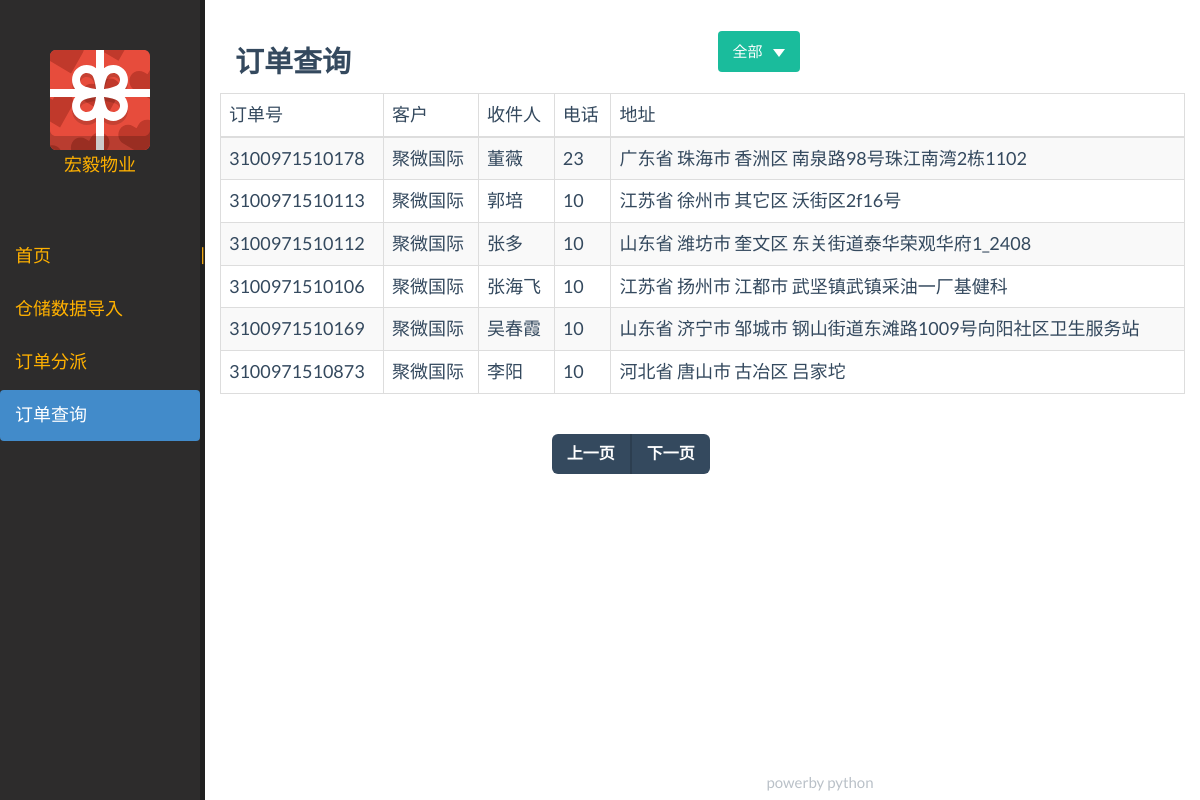
Page /order_post_by_condition/1 on the earlier database version.
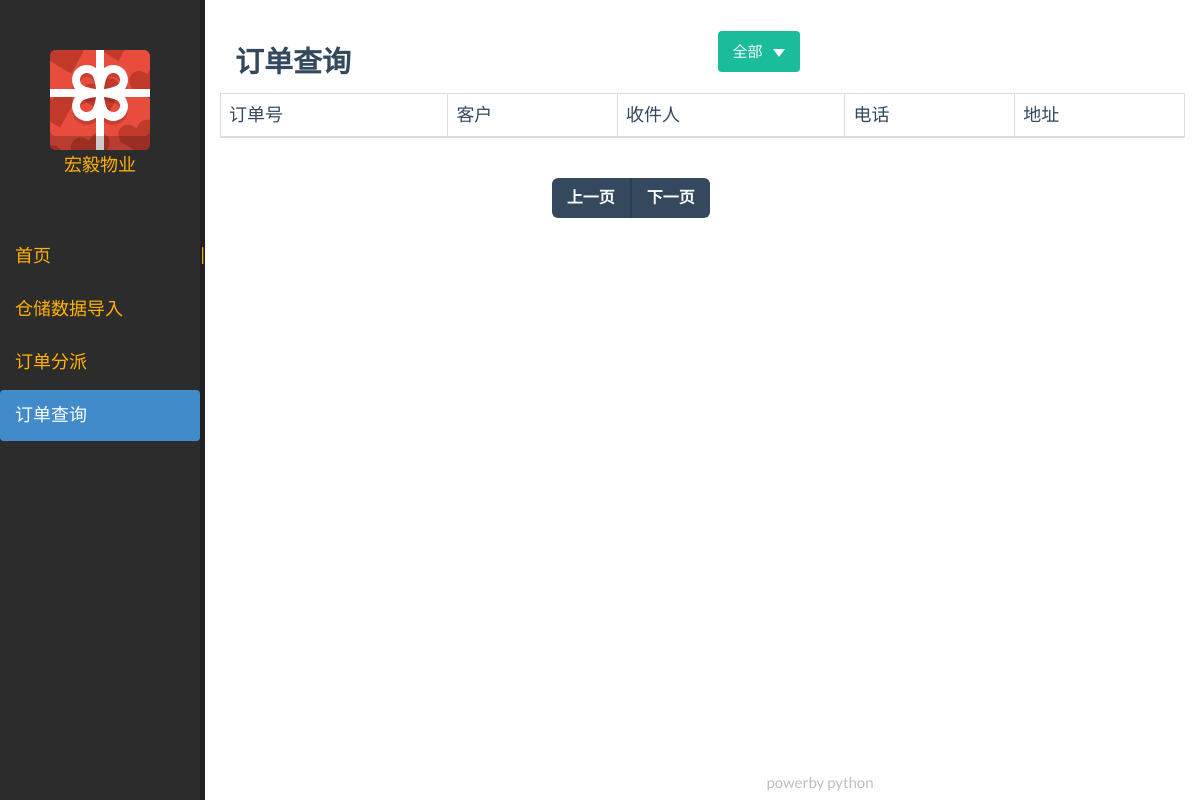
Same page on the later database version.
### apps/data/transgodatabase.py (models this page shows, shortened)
class Order(Base):
    __tablename__ = "order"
    ID = Column(String(20), primary_key=True)
    clienter = Column(String(20), nullable=False)
    tick = Column(String(20))
    user = Column(String(6))
    addr = Column(String(128), nullable=False)
    tel = Column(String(11))
    count = Column(Integer)
    express = Column(String(10))
    time = Column(DateTime,
                  default=datetime.now)
    descript = Column(String(256))
    print_status = Column(String(5))
    cancel_status = Column(Boolean)
    status = Column(String(10), nullable=False, default="Import")
    courise = Column(Integer, ForeignKey("courise.courise_id"))

### apps/main/views.py (the view)
@main_app.route("/order_post_by_condition/<int:cond_type>", methods=["GET"])
def order_query_by_condition(cond_type=0):
    session = make_session()
    orders = session.query(Order)
    session = make_session()
    if cond_type == 0:
        orders = session.query(Order)\
                        .filter(Order.status == "Import")\
                        .filter(Order.courise == None)\
                        .order_by(Order.time)\
                        .limit(PAGE_COUNT)
    elif cond_type == 2:
        orders = session.query(Order)\
                        .filter(Order.status == "Finish")\
                        .order_by(Order.time)\
                        .limit(PAGE_COUNT)
    else:
        orders = session.query(Order)\
                        .filter(Order.status != "Finish")\
                        .filter(Order.courise != None)\
                        .order_by(Order.time)\
                        .limit(PAGE_COUNT)
    page_num = 2
    return render_template("order_post_frame.html",
                           orders=orders,
                           num=page_num)

### apps/data/transgodatabase.py (called while the page is built)
def make_session():
    Session = sessionmaker(bind=engine)
    session = Session()
    return session

### templates/order_post_frame.html (shortened to what this page needs)
{% extends "main_frame.html" %}
{% block main_content %}
{% include "order_post.html" %}
{% endblock %}

### templates/main_frame.html (shortened to what this page needs)
<!DOCTYPE html>
<html>
    <head>
         {% include "head.html" %}
    </head>
    <body>
        {% include "left.html" %}
        <div class="warp-content">
            {% block main_content %}{% endblock %}
            {% block footer %}
            {% include "foot.html" %}
            {% endblock %}
        </div>
    </body>
</html>

### templates/head.html (shortened to what this page needs)
<link rel="stylesheet" href="/static/css/vendor/bootstrap/css/bootstrap.min.css">
<link rel="stylesheet" href="/static/css/flat-ui.min.css">
<link rel="stylesheet" href="/static/css/font-awesome.min.css">
<link rel="stylesheet" href="/static/css/trango.css"">

### templates/left.html (shortened to what this page needs)
<div class="left">
    <div class="logo">
        <img src="/static/img/icons/svg/gift-box.svg" alt="Gift-Box" data-pin-nopin="true">
        <div>宏毅物业</div>
    </div>
    <div class="nav">
        <ul class="nav nav-pills nav-stacked">
            <li id="main"><a href="/main">首页</a></li>
            <li id="import"><a href="/import_xls">仓储数据导入</a></li>
            <li id="order-query"><a href="/order_query">订单分派</a></li>
            <li id="order-post"><a href="/order_post"">订单查询</a></li>
        </ul>
    </div>
</div>
<div class="controller">
    |
</div>

### templates/order_post.html (shortened to what this page needs)
{% extends "main_content.html" %}
{% block main_content %}
<br/>
<div>
    <div class="col-md-6"><h4>订单查询</h4></div>
<div class="col-md-6 btn-group">
    <button class="btn btn-primary dropdown-toggle" data-toggle="dropdown"
            aria-haspopup="true" aria-expanded="false">
        全部
        <span class="caret">
        </span>
    </button>
</div>
<div>
<table class="table table-striped table-bordered table-hover">
    <thead>
        <tr>
            <td>订单号</td>
            <td>客户</td>
            <td>收件人</td>
            <td>电话</td>
            <td>地址</td>
        </tr>
    </thead>
    <tbody>
        {% for order in orders %}
        <tr>
            <td>{{order.ID}}</td>
            <td>{{order.clienter}}</td>
            <td>{{order.user}}</td>
            <td>{{order.tel}}</td>
            <td>{{order.addr}}</td>
        </tr>
        {% endfor %}
    </tbody>
</table>
<div class="row">
    <div class="col-md-6 col-md-offset-4">
        <nav>
            <ul class="pager">
                <li class="previous"><a href="/order_post_page/{{num - 1}}"><span aria-hidden="true">上一页</span></a></li>
                <li class="next"><a href="/order_post_page/{{num}}"><span aria-hidden="true">下一页</span></a></li>
            </ul>
        </nav>
    </div>
</div>
{% endblock %}

### templates/main_content.html (shortened to what this page needs)
<div class="container" style="width:100%">
    {% block main_content %}{% endblock %}
</div>

### templates/foot.html
<footer>
    <div class="foot">
        {% block foot %}
        powerby python
        {% endblock %}
    </div>
</footer>

### static/css/trango.css (style rules this page uses)
a { color: #ffb100; }
.left { background-color: #2d2c2c; color: #ffb100; float: left; width: 200px; height: 100%; position: fixed; //margin-right: 300px; }
.controller { background-color: #202020; color: #ffb111; float: left; width: 5px; height: 100%; position: fixed; margin-left: 200px; padding-top: 20%; overflow: hide; }
.warp-content { margin-left: 205px; margin-bottom: 30px; overflow: auto; }
.foot { //background-color: #ffffff; //margin-top: -1em; position: fixed; width: 100%; bottom: 0px; height: 30px; text-align: center; //border-top-color: #000066; //border-top-width: 1px; //border-top-style: solid; }
.logo { margin-top: 50px; margin-bottom: 50px; //margin-left: 50px; text-align: center; }

Differences in the rows shown:
no longer on this page (row edited): Order: ID "3100971510178", clienter "聚微国际", user "董薇", tel "23", addr "广东省 珠海市 香洲区 南泉路98号珠江南湾2栋1102"
no longer on this page (row edited): Order: ID "3100971510113", clienter "聚微国际", user "郭培", tel "10", addr "江苏省 徐州市 其它区 沃街区2f16号"
no longer on this page (row edited): Order: ID "3100971510112", clienter "聚微国际", user "张多", tel "10", addr "山东省 潍坊市 奎文区 东关街道泰华荣观华府1_2408"
no longer on this page (row edited): Order: ID "3100971510106", clienter "聚微国际", user "张海飞", tel "10", addr "江苏省 扬州市 江都市 武坚镇武镇采油一厂基健科"
no longer on this page (row edited): Order: ID "3100971510169", clienter "聚微国际", user "吴春霞", tel "10", addr "山东省 济宁市 邹城市 钢山街道东滩路1009号向阳社区卫生服务站"
no longer on this page (row edited): Order: ID "3100971510873", clienter "聚微国际", user "李阳", tel "10", addr "河北省 唐山市 古冶区 吕家坨"
